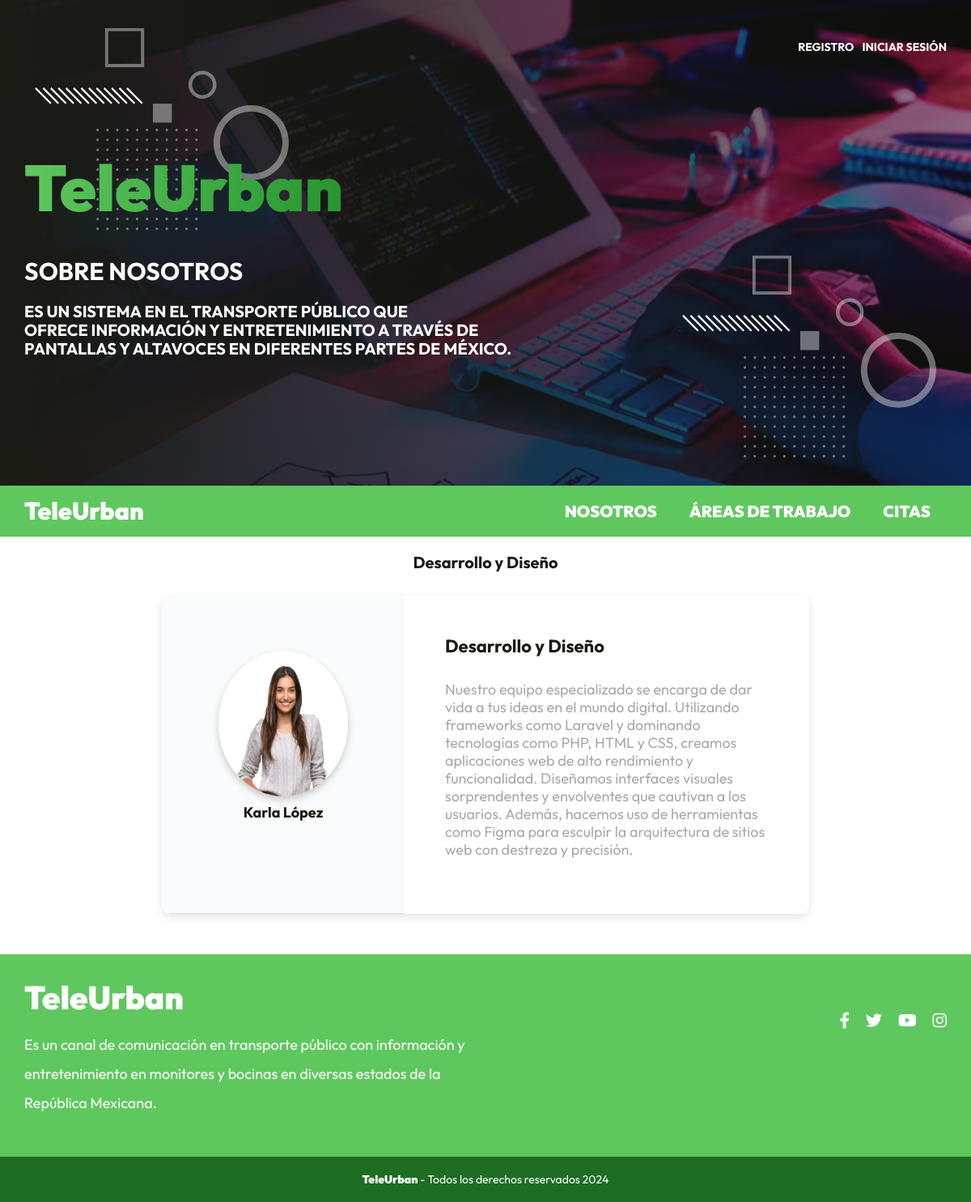
Screenshot of /departamento?id=1 with the database file from the repository.
### tables this page shows
CREATE TABLE `departamentos` (
  `id` bigint NOT NULL AUTO_INCREMENT,
  `nombre_departamento` varchar(250) NOT NULL,
  `id_encargado` bigint NOT NULL,
  `descripcion` text,
  `imagen` varchar(255) DEFAULT NULL,
  `publicado` tinyint(1) DEFAULT '0',
  `disponible` tinyint(1) NOT NULL DEFAULT '1',
  PRIMARY KEY (`id`),
  KEY `departamento_ibfk_1` (`id_encargado`),
  CONSTRAINT `departamentos_ibfk_1` FOREIGN KEY (`id_encargado`) REFERENCES `empleados` (`id`)
);

CREATE TABLE `empleados` (
  `id` bigint NOT NULL AUTO_INCREMENT,
  `nombre` varchar(40) DEFAULT NULL,
  `apellido` varchar(40) DEFAULT NULL,
  `ciudad` varchar(20) DEFAULT NULL,
  `pais` varchar(20) DEFAULT NULL,
  `puesto_trabajo` varchar(100) DEFAULT NULL,
  `tags` varchar(255) DEFAULT NULL,
  `redes_sociales` text,
  `imagen` varchar(255) DEFAULT NULL,
  `departamento_id` bigint DEFAULT NULL,
  `puesto_trabajo_id` bigint DEFAULT NULL,
  PRIMARY KEY (`id`),
  KEY `departamento_id` (`departamento_id`),
  KEY `puesto_trabajo_id` (`puesto_trabajo_id`),
  CONSTRAINT `empleados_ibfk_1` FOREIGN KEY (`departamento_id`) REFERENCES `departamentos` (`id`),
  CONSTRAINT `empleados_ibfk_2` FOREIGN KEY (`puesto_trabajo_id`) REFERENCES `puestos_trabajo` (`id`)
);

### controllers/DepartamentosController.php (called while the page is built, shortened)
<?php
class DepartamentosController {
    public static function detalle(Router $router) {
        $id = $_GET['id'] ?? null;
        $id = filter_var($id, FILTER_VALIDATE_INT);
        $departamento = Departamento::find($id);
        $departamento->encargado = Empleado::find($departamento->id_encargado);
        $router->render('paginas/detalle-departamento', [
            'titulo' => 'Detalle Departamento',
            'departamento' => $departamento
        ]);
    }
}

### public/index.php (called while the page is built, shortened)
<?php
$router = new Router();
$router->get('/login', [AuthController::class, 'login']);
$router->post('/login', [AuthController::class, 'login']);
$router->post('/logout', [AuthController::class, 'logout']);
$router->get('/registro', [AuthController::class, 'registro']);
$router->post('/registro', [AuthController::class, 'registro']);
$router->get('/olvide', [AuthController::class, 'olvide']);
$router->post('/olvide', [AuthController::class, 'olvide']);
$router->get('/reestablecer', [AuthController::class, 'reestablecer']);
$router->post('/reestablecer', [AuthController::class, 'reestablecer']);
$router->get('/mensaje', [AuthController::class, 'mensaje']);
$router->get('/confirmar-cuenta', [AuthController::class, 'confirmar']);
$router->get('/admin/dashboard', [DashboardController::class, 'index']);
$router->get('/admin/empleados', [EmpleadosController::class, 'index']);
$router->get('/admin/empleados/crear', [EmpleadosController::class, 'crear']);
$router->post('/admin/empleados/crear', [EmpleadosController::class, 'crear']);
$router->get('/admin/empleados/editar', [EmpleadosController::class, 'editar']);
$router->post('/admin/empleados/editar', [EmpleadosController::class, 'editar']);
$router->post('/admin/empleados/eliminar', [EmpleadosController::class, 'eliminar']);
$router->get('/admin/departamentos', [DepartamentosController::class, 'index']);
$router->get('/admin/departamentos/crear', [DepartamentosController::class, 'crear']);
$router->post('/admin/departamentos/crear', [DepartamentosController::class, 'crear']);
$router->get('/admin/departamentos/editar', [DepartamentosController::class, 'editar']);
$router->post('/admin/departamentos/editar', [DepartamentosController::class, 'editar']);
$router->post('/admin/departamentos/eliminar', [DepartamentosController::class, 'eliminar']);
$router->post('/admin/departamentos/publicar', [DepartamentosController::class, 'publicar']);
$router->post('/admin/departamentos/despublicar', [DepartamentosController::class, 'despublicar']);
$router->post('/admin/departamentos/toggle-disponibilidad', [DepartamentosController::class, 'toggleDisponibilidad']);
$router->post('/admin/registrados/aceptar', [EntrevistaController::class, 'aceptar']);
$router->post('/admin/registrados/rechazar', [EntrevistaController::class, 'rechazar']);
$router->get('/admin/registrados/cv', [EntrevistaController::class, 'cv']);
$router->get('/admin/registrados/ver', [EntrevistaController::class, 'verMasInformacion']);
$router->get('/', [PaginasController::class, 'index']);
$router->get('/teleurban', [PaginasController::class, 'nosotros']);
$router->get('/departamentos', [PaginasController::class, 'departamentos']);
$router->get('/departamento', [DepartamentosController::class, 'detalle']);
$router->get('/citas', [CitasController::class, 'crear']);
$router->post('/citas', [CitasController::class, 'crear']);
$router->post('/validar-fecha-hora', [CitasController::class, 'validarFechaHora']);
$router->get('/404', [PaginasController::class, 'error']);
$router->get('/entrevistas', [CitasController::class, 'listar']);
$router->get('/modificar-cita', [EditarCitasController::class, 'editar']);
$router->post('/modificar-cita', [EditarCitasController::class, 'editar']);
$router->get('/cita-exito', [EditarCitasController::class, 'exito']);
$router->get('/login-cita', [EditarCitasController::class, 'login']);
$router->post('/login-cita', [EditarCitasController::class, 'login']);
$router->get('/admin/registrados', [EntrevistaController::class, 'index']);
$router->get('/admin/registrados/editar', [EntrevistaController::class, 'editar']);
$router->post('/admin/registrados/editar', [EntrevistaController::class, 'editar']);
$router->post('/admin/registrados/eliminar', [EntrevistaController::class, 'eliminar']);
$router->comprobarRutas();

### models/ActiveRecord.php (called while the page is built, shortened)
<?php
class ActiveRecord {
    protected static $db;
    protected static $tabla = '';
    public static function setDB($database) {
        self::$db = $database;
    }
    public static function consultarSQL($query) {
        $resultado = self::$db->query($query);
        $array = [];
        while($registro = $resultado->fetch_assoc()) {
            $array[] = static::crearObjeto($registro);
        }
        return $array;
    }
    protected static function crearObjeto($registro) {
        $objeto = new static;
        foreach($registro as $key => $value ) {
            if(property_exists( $objeto, $key  )) {
                $objeto->$key = $value;
            }
        }
        return $objeto;
    }
    public static function find($id) {
        $query = "SELECT * FROM " . static::$tabla  ." WHERE id = {$id}";
        $resultado = self::consultarSQL($query);
        return array_shift( $resultado ) ;
    }
}

### views/paginas/detalle-departamento.php (the view, shortened to what this page needs)
<main class="detalle__container">
    <h1 class="detalle__titulo-pagina"><?php echo htmlspecialchars($departamento->nombre_departamento); ?></h1>
    <div class="detalle__tarjeta">
        <div class="detalle__perfil">
            <?php $encargado_imagen = $departamento->encargado->imagen ?? 'default-avatar'; ?>
            <img src="/img/galeria/<?php echo htmlspecialchars($encargado_imagen); ?>.png" alt="Imagen de perfil" class="detalle__perfil-imagen">
            <p class="detalle__perfil-nombre"><?php echo htmlspecialchars($departamento->encargado->nombre . ' ' . $departamento->encargado->apellido); ?></p>
        </div>
        <div class="detalle__contenido">
            <div class="detalle__contenido-mascara">
                <h1 class="detalle__titulo"><?php echo htmlspecialchars($departamento->nombre_departamento); ?></h1>
                <p class="detalle__subtitulo">
                    <?php echo nl2br(htmlspecialchars($departamento->descripcion)); ?>
                </p>
            </div>
        </div>
    </div>
</main>

### public/build/css/app.css (style rules this page uses)
html { -webkit-text-size-adjust:100%;line-height:1.15 }
body { margin:0 }
main { display:block }
h1 { font-size:2em;margin:.67em 0 }
img { border-style:none }
html { box-sizing:border-box;font-size:62.5%;height:100% }
*,:after,:before { box-sizing:inherit }
body { font-family:Outfit,sans-serif;font-size:1.8rem }
img { height:auto;width:100% }
h1,h2,h3 { font-family:Outfit,sans-serif;font-weight:900;margin:2rem 0 }
h1 { font-size:4rem }
.detalle__container { margin:0 auto;padding:0 2rem;text-align:center;width:min(95%,140rem) }
@media (min-width:480px) { .detalle__container { padding:0 1rem } }
.detalle__titulo-pagina { color:#1a1b15;font-size:3rem;font-weight:700;margin:5rem 0;text-align:center }
@media (min-width:768px) { .detalle__titulo-pagina { font-size:2.5rem } }
@media (min-width:480px) { .detalle__titulo-pagina { font-size:2rem;margin:2rem 0 } }
.detalle__tarjeta { background-color:#fff;border-radius:1rem;box-shadow:0 .4rem 1.2rem rgba(0,0,0,.1);display:flex;flex-direction:column;margin:2rem auto;max-width:100%;overflow:hidden;transform-style:preserve-3d;transition:transform .3s ease,box-shadow .3s ease }
@media (min-width:768px) { .detalle__tarjeta { flex-direction:row } }
@media (min-width:1024px) { .detalle__tarjeta { flex-direction:row;margin:3rem auto;max-width:80rem } }
.detalle__perfil { align-items:center;background-color:#f8fafc;border-right:.1rem solid rgba(0,0,0,.1);display:flex;flex:0 0 24rem;flex-direction:column;justify-content:center;padding:2rem }
@media (min-width:480px) { .detalle__perfil { border-bottom:.1rem solid rgba(0,0,0,.1);border-right:none } }
@media (min-width:768px) { .detalle__perfil { flex:0 0 30rem } }
.detalle__perfil-imagen { border-radius:50%;box-shadow:0 .4rem .8rem rgba(0,0,0,.2);height:15.5rem;width:14rem }
@media (min-width:480px) { .detalle__perfil-imagen { height:13.5rem;width:12rem } }
@media (min-width:768px) { .detalle__perfil-imagen { height:18rem;width:16rem } }
.detalle__perfil-nombre { color:#1a1b15;font-size:1.6rem;font-weight:700;margin-top:1rem;text-align:center }
@media (min-width:480px) { .detalle__perfil-nombre { font-size:1.4rem } }
@media (min-width:768px) { .detalle__perfil-nombre { font-size:1.8rem } }
.detalle__contenido { background-color:#fff;display:flex;flex:1;flex-direction:column;justify-content:center;padding:2rem }
@media (min-width:480px) { .detalle__contenido { padding:1.5rem } }
@media (min-width:768px) { .detalle__contenido { padding:2rem } }
.detalle__contenido-mascara { border-radius:1rem;display:flex;flex-direction:column;height:100%;justify-content:center;padding:4rem;text-align:left }
@media (min-width:480px) { .detalle__contenido-mascara { padding:2rem } }
@media (min-width:768px) { .detalle__contenido-mascara { padding:3rem } }
.detalle__titulo { color:#1a1b15;font-size:2.5rem;font-weight:700;margin:0 0 2rem }
@media (min-width:480px) { .detalle__titulo { font-size:2rem } }
@media (min-width:768px) { .detalle__titulo { font-size:2.2rem } }
.detalle__subtitulo { color:#a9a9a9;font-size:1.8rem;line-height:2.5rem;margin-top:1rem }
@media (min-width:480px) { .detalle__subtitulo { font-size:1.6rem;line-height:2rem } }
@media (min-width:768px) { .detalle__subtitulo { font-size:1.8rem;line-height:2.2rem } }

### rows the page displays
departamentos: nombre_departamento "Desarrollo y Diseño", descripcion "Nuestro equipo especializado se encarga de dar vida a tus ideas en el mundo digital. Utilizando frameworks como Laravel y dominando tecnologías como PHP, HTML y CSS, creamos aplicaciones web de alto rendimiento y funcionalidad. Diseñamos interfaces visuales sorprendentes y envolventes que cautivan a los usuarios. Además, hacemos uso de herramientas como Figma para esculpir la arquitectura de sitios web con destreza y precisión."
empleados: imagen (picture), nombre+apellido "Karla López"
